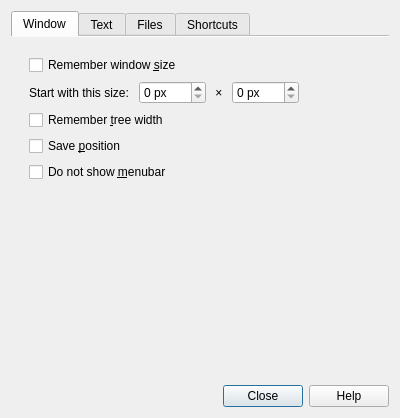
<?xml version="1.0" encoding="UTF-8"?>
<ui version="4.0">
 <class>FeatherNotes::PrefDialog</class>
 <widget class="QDialog" name="FeatherNotes::PrefDialog">
  <property name="geometry">
   <rect>
    <x>0</x>
    <y>0</y>
    <width>400</width>
    <height>418</height>
   </rect>
  </property>
  <property name="windowTitle">
   <string>Preferences</string>
  </property>
  <layout class="QVBoxLayout" name="verticalLayout">
   <item>
    <widget class="QTabWidget" name="tabWidget">
     <property name="currentIndex">
      <number>0</number>
     </property>
     <property name="documentMode">
      <bool>true</bool>
     </property>
     <widget class="QWidget" name="tab">
      <attribute name="title">
       <string>Window</string>
      </attribute>
      <layout class="QVBoxLayout" name="verticalLayout_1">
       <item>
        <widget class="QFrame" name="windowBox">
         <layout class="QVBoxLayout" name="verticalLayout_2">
          <item>
           <widget class="QCheckBox" name="winSizeBox">
            <property name="toolTip">
             <string>Saves window size after closing
this dialog and also on exit.

Uncheck to set a fixed size!</string>
            </property>
            <property name="text">
             <string>Remember window &amp;size</string>
            </property>
           </widget>
          </item>
          <item>
           <layout class="QHBoxLayout" name="horizontalLayout">
            <item>
             <widget class="QLabel" name="winLabel">
              <property name="text">
               <string>Start with this size: </string>
              </property>
             </widget>
            </item>
            <item>
             <widget class="QSpinBox" name="winSpinX">
              <property name="buttonSymbols">
               <enum>QAbstractSpinBox::UpDownArrows</enum>
              </property>
              <property name="suffix">
               <string> px   </string>
              </property>
             </widget>
            </item>
            <item>
             <widget class="QLabel" name="winXLabel">
              <property name="text">
               <string notr="true"> × </string>
              </property>
             </widget>
            </item>
            <item>
             <widget class="QSpinBox" name="winSpinY">
              <property name="buttonSymbols">
               <enum>QAbstractSpinBox::UpDownArrows</enum>
              </property>
              <property name="suffix">
               <string> px   </string>
              </property>
             </widget>
            </item>
            <item>
             <spacer name="horizontalSpacer">
              <property name="orientation">
               <enum>Qt::Horizontal</enum>
              </property>
              <property name="sizeType">
               <enum>QSizePolicy::MinimumExpanding</enum>
              </property>
              <property name="sizeHint" stdset="0">
               <size>
                <width>5</width>
                <height>5</height>
               </size>
              </property>
             </spacer>
            </item>
           </layout>
          </item>
          <item>
           <widget class="QCheckBox" name="splitterSizeBox">
            <property name="toolTip">
             <string>Saves tree width after closing
this dialog and also on exit.

Uncheck for a width ratio of 170/530.</string>
            </property>
            <property name="text">
             <string>Remember &amp;tree width</string>
            </property>
           </widget>
          </item>
          <item>
           <widget class="QCheckBox" name="positionBox">
            <property name="toolTip">
             <string>Saves position after closing
this dialog and also on exit.

This may not work correctly
with some window managers.</string>
            </property>
            <property name="text">
             <string>Save &amp;position</string>
            </property>
           </widget>
          </item>
          <item>
           <widget class="QCheckBox" name="noMenubar">
            <property name="toolTip">
             <string>If the menubar is hidden,
a menu button appears on the toolbar.</string>
            </property>
            <property name="text">
             <string>Do not show &amp;menubar</string>
            </property>
           </widget>
          </item>
         </layout>
        </widget>
       </item>
       <item>
        <spacer name="verticalSpacer">
         <property name="orientation">
          <enum>Qt::Vertical</enum>
         </property>
         <property name="sizeType">
          <enum>QSizePolicy::MinimumExpanding</enum>
         </property>
         <property name="sizeHint" stdset="0">
          <size>
           <width>5</width>
           <height>1</height>
          </size>
         </property>
        </spacer>
       </item>
      </layout>
     </widget>
     <widget class="QWidget" name="tab_2">
      <attribute name="title">
       <string>Text</string>
      </attribute>
      <layout class="QVBoxLayout" name="verticalLayout_3">
       <item>
        <widget class="QFrame" name="textBox">
         <layout class="QVBoxLayout" name="verticalLayout_4">
          <item>
           <widget class="QCheckBox" name="wrapBox">
            <property name="text">
             <string>&amp;Wrap lines by default</string>
            </property>
           </widget>
          </item>
          <item>
           <widget class="QCheckBox" name="indentBox">
            <property name="text">
             <string>Auto-&amp;indent by default</string>
            </property>
           </widget>
          </item>
          <item>
           <widget class="QCheckBox" name="autoBracketBox">
            <property name="toolTip">
             <string>This covers parentheses, braces, brackets and quotes.

Needs restarting of FeatherNotes to take effect.</string>
            </property>
            <property name="text">
             <string>Auto-&amp;bracket</string>
            </property>
           </widget>
          </item>
          <item>
           <widget class="QCheckBox" name="autoReplaceBox">
            <property name="toolTip">
             <string>A triple period is replaced with an ellipsis,
a double hyphen with a long dash, etc. while
the user is typing and under proper circumstances.</string>
            </property>
            <property name="text">
             <string>&amp;Replace some characters while typing</string>
            </property>
           </widget>
          </item>
          <item>
           <layout class="QHBoxLayout" name="horizontalLayout_2">
            <item>
             <widget class="QLabel" name="dateLabel">
              <property name="toolTip">
               <string>Used for pasting the date and time.
Leave empty for the system default.

Takes effect after closing this dialog.</string>
              </property>
              <property name="text">
               <string>Date and time format:</string>
              </property>
             </widget>
            </item>
            <item>
             <widget class="QLineEdit" name="dateEdit">
              <property name="toolTip">
               <string>Used for pasting the date and time.
Leave empty for the system default.

Takes effect after closing this dialog.</string>
              </property>
              <property name="clearButtonEnabled">
               <bool>true</bool>
              </property>
             </widget>
            </item>
           </layout>
          </item>
          <item>
           <layout class="QHBoxLayout" name="horizontalLayout_3">
            <item>
             <widget class="QCheckBox" name="autoSaveBox">
              <property name="text">
               <string>&amp;Auto-save every</string>
              </property>
             </widget>
            </item>
            <item>
             <widget class="QSpinBox" name="autoSaveSpinBox">
              <property name="buttonSymbols">
               <enum>QAbstractSpinBox::UpDownArrows</enum>
              </property>
              <property name="suffix">
               <string> minute(s) </string>
              </property>
              <property name="minimum">
               <number>1</number>
              </property>
              <property name="maximum">
               <number>60</number>
              </property>
              <property name="value">
               <number>5</number>
              </property>
             </widget>
            </item>
            <item>
             <spacer name="horizontalSpacer_2">
              <property name="orientation">
               <enum>Qt::Horizontal</enum>
              </property>
              <property name="sizeType">
               <enum>QSizePolicy::MinimumExpanding</enum>
              </property>
              <property name="sizeHint" stdset="0">
               <size>
                <width>5</width>
                <height>5</height>
               </size>
              </property>
             </spacer>
            </item>
           </layout>
          </item>
          <item>
           <widget class="QCheckBox" name="exitSaveBox">
            <property name="toolTip">
             <string>If this option is checked, the opened document will
be saved on exiting without prompt and without
showing a warning if saving is not possible.</string>
            </property>
            <property name="text">
             <string>Save opened document on exiting</string>
            </property>
           </widget>
          </item>
          <item>
           <layout class="QHBoxLayout" name="horizontalLayout_4">
            <item>
             <widget class="QLabel" name="label">
              <property name="text">
               <string>Keymap name (en, pl...)</string>
              </property>
             </widget>
            </item>
            <item>
             <widget class="QLineEdit" name="lineEdit"/>
            </item>
           </layout>
          </item>
          <item>
           <spacer name="verticalSpacer_2">
            <property name="orientation">
             <enum>Qt::Vertical</enum>
            </property>
            <property name="sizeType">
             <enum>QSizePolicy::MinimumExpanding</enum>
            </property>
            <property name="sizeHint" stdset="0">
             <size>
              <width>5</width>
              <height>1</height>
             </size>
            </property>
           </spacer>
          </item>
         </layout>
        </widget>
       </item>
      </layout>
     </widget>
     <widget class="QWidget" name="tab_3">
      <attribute name="title">
       <string>Files</string>
      </attribute>
      <layout class="QVBoxLayout" name="verticalLayout_6">
       <item>
        <widget class="QFrame" name="fileBox">
         <layout class="QVBoxLayout" name="verticalLayout_7">
          <item>
           <widget class="QCheckBox" name="lastFileBox">
            <property name="text">
             <string>Start with the last opened file</string>
            </property>
           </widget>
          </item>
          <item>
           <layout class="QHBoxLayout" name="horizontalLayout_5">
            <property name="spacing">
             <number>5</number>
            </property>
            <item>
             <widget class="QLabel" name="recentLabel">
              <property name="text">
               <string>Number of recent files:</string>
              </property>
             </widget>
            </item>
            <item>
             <widget class="QSpinBox" name="recentSpin">
              <property name="buttonSymbols">
               <enum>QAbstractSpinBox::UpDownArrows</enum>
              </property>
              <property name="suffix">
               <string/>
              </property>
              <property name="prefix">
               <string/>
              </property>
              <property name="maximum">
               <number>20</number>
              </property>
              <property name="value">
               <number>1</number>
              </property>
             </widget>
            </item>
            <item>
             <spacer name="horizontalSpacer_3">
              <property name="orientation">
               <enum>Qt::Horizontal</enum>
              </property>
              <property name="sizeType">
               <enum>QSizePolicy::MinimumExpanding</enum>
              </property>
              <property name="sizeHint" stdset="0">
               <size>
                <width>5</width>
                <height>5</height>
               </size>
              </property>
             </spacer>
            </item>
           </layout>
          </item>
          <item>
           <widget class="QCheckBox" name="expandBox">
            <property name="toolTip">
             <string>By default, all nodes are expanded on opening a document.</string>
            </property>
            <property name="text">
             <string>Remember expanded states of nodes</string>
            </property>
           </widget>
          </item>
          <item>
           <spacer name="verticalSpacer_3">
            <property name="orientation">
             <enum>Qt::Vertical</enum>
            </property>
            <property name="sizeHint" stdset="0">
             <size>
              <width>5</width>
              <height>1</height>
             </size>
            </property>
           </spacer>
          </item>
         </layout>
        </widget>
       </item>
      </layout>
     </widget>
     <widget class="QWidget" name="tab_4">
      <attribute name="title">
       <string>Shortcuts</string>
      </attribute>
      <layout class="QGridLayout" name="gridLayout_3">
       <item row="0" column="0">
        <widget class="QTableWidget" name="tableWidget">
         <property name="editTriggers">
          <set>QAbstractItemView::DoubleClicked|QAbstractItemView::EditKeyPressed|QAbstractItemView::SelectedClicked</set>
         </property>
         <property name="alternatingRowColors">
          <bool>true</bool>
         </property>
         <property name="selectionMode">
          <enum>QAbstractItemView::SingleSelection</enum>
         </property>
         <attribute name="verticalHeaderVisible">
          <bool>false</bool>
         </attribute>
         <column>
          <property name="text">
           <string>Action</string>
          </property>
         </column>
         <column>
          <property name="text">
           <string>Shortcut</string>
          </property>
         </column>
        </widget>
       </item>
       <item row="1" column="0" alignment="Qt::AlignRight">
        <widget class="QPushButton" name="defaultButton">
         <property name="text">
          <string>Default</string>
         </property>
         <property name="autoDefault">
          <bool>false</bool>
         </property>
        </widget>
       </item>
      </layout>
     </widget>
    </widget>
   </item>
   <item>
    <widget class="QLabel" name="promptLabel">
     <property name="text">
      <string/>
     </property>
     <property name="alignment">
      <set>Qt::AlignCenter</set>
     </property>
     <property name="textInteractionFlags">
      <set>Qt::NoTextInteraction</set>
     </property>
    </widget>
   </item>
   <item>
    <widget class="QDialogButtonBox" name="buttonBox">
     <property name="orientation">
      <enum>Qt::Horizontal</enum>
     </property>
     <property name="standardButtons">
      <set>QDialogButtonBox::Close|QDialogButtonBox::Help</set>
     </property>
    </widget>
   </item>
  </layout>
 </widget>
 <resources/>
 <connections/>
</ui>
